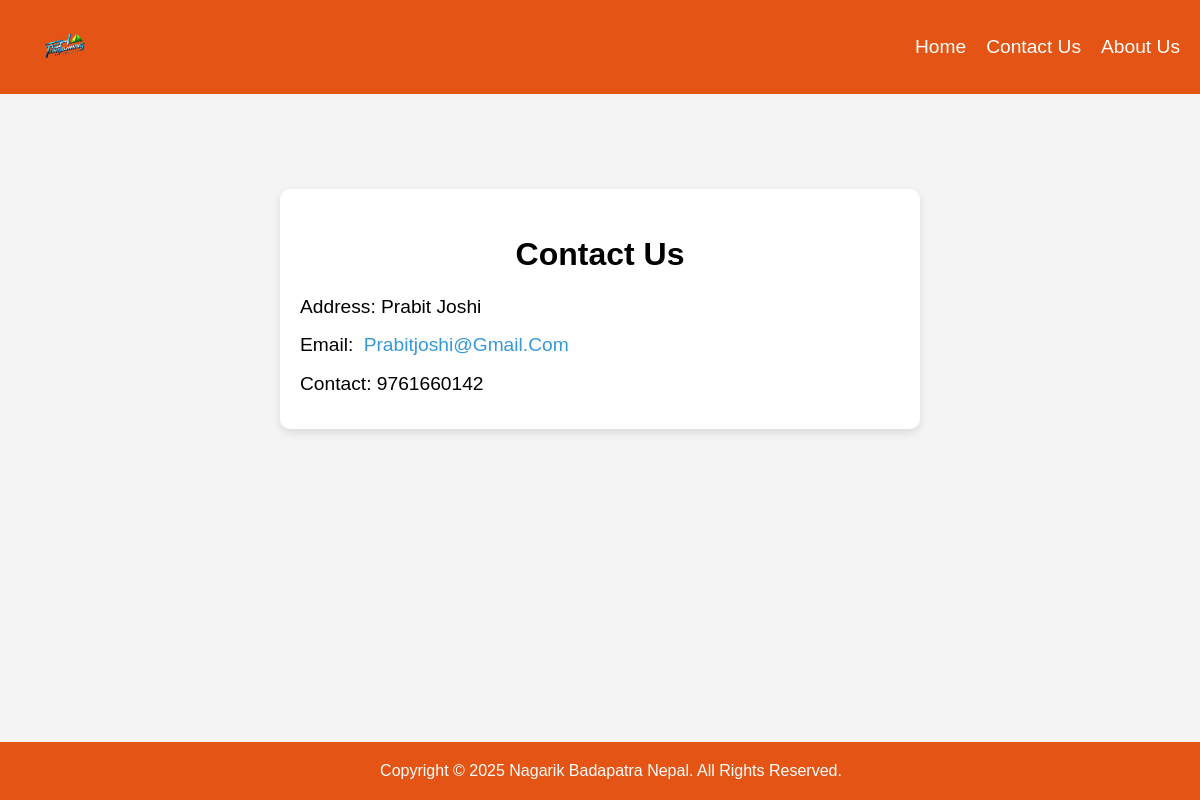
The app's page /contact/, older data.
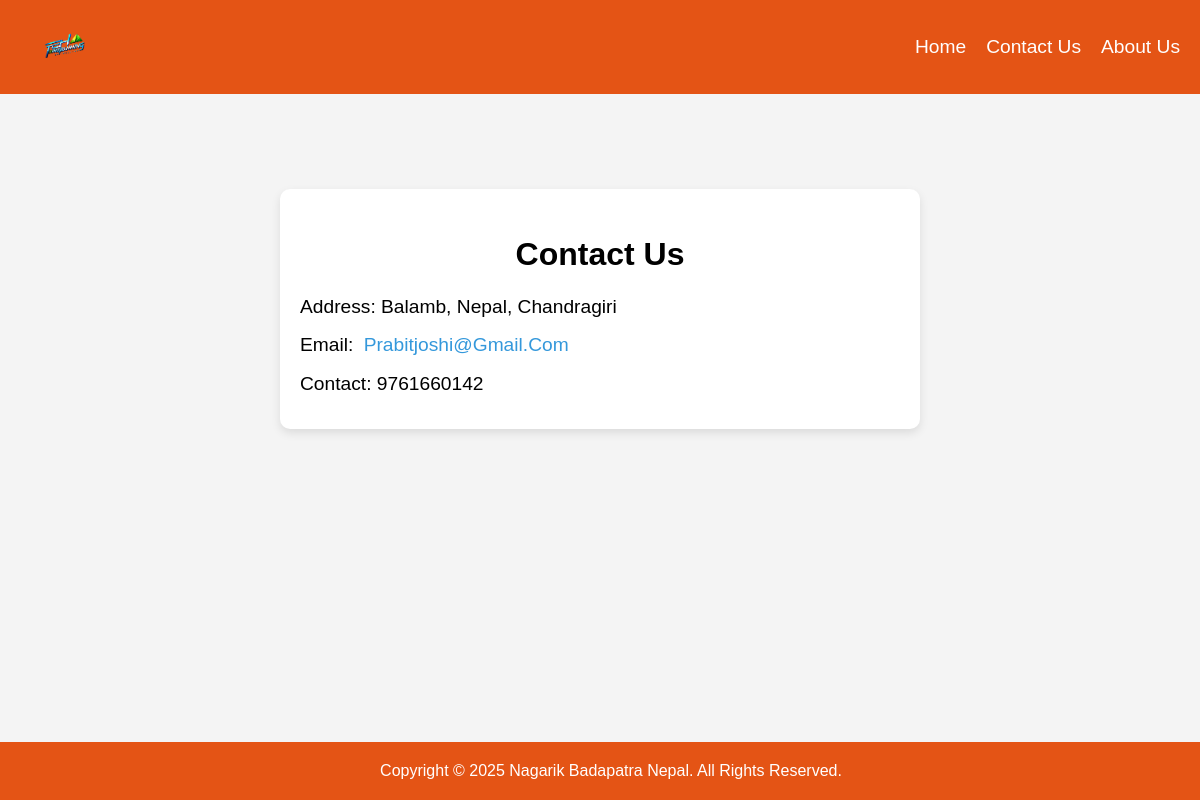
The same page, newer data.
### pages/models.py (models this page shows, shortened)
class ContactInfo(models.Model):
    name = models.CharField(max_length=255)
    email = models.EmailField()
    phone = models.CharField(max_length=20)
    whatsapp = models.CharField(max_length=20)
    logo = models.ImageField(upload_to='uploads/')

### pages/views.py (the view)
# urls.py: path('contact/', contact_view, name='contact'),
def contact_view(request):
    contact = ContactInfo.objects.first()  # Get the first contact info
    return render(request, 'pages/contact.html', {'contact': contact})

### pages/templates/pages/contact.html (shortened to what this page needs)
<!DOCTYPE html>
<html lang="en">
<head>
  <link rel="stylesheet" href="https://cdnjs.cloudflare.com/ajax/libs/font-awesome/6.0.0-beta3/css/all.min.css">
</head>
<body>
  <header>
    <div class="logo">
      <a href="/">
        <img src="{{ contact.logo.url }}" alt="Nagarik Badapatra Logo">
      </a>
    </div>
    <nav>
      <ul>
        <li><a href="/">Home</a></li>
        <li><a href="/contact/">Contact Us</a></li>
        <li><a href="/about/">About Us</a></li>
      </ul>
    </nav>
  </header>
  <div class="contact-info-container">
    <div class="contact-info">
      <h2>Contact Us</h2>
      <p>Address: {{ contact.name }}</p>
      <p>Email: <a href="mailto:{{ contact.email }}">{{ contact.email }}</a></p>
      <p>Contact: {{ contact.phone }}</p>
    </div>
  </div>
  <footer>
    Copyright © 2025 Nagarik Badapatra Nepal. All Rights Reserved.
  </footer>
</body>
</html>

Row changes from the older to the newer data that the page shows:
changed ContactInfo "Prabitjoshi@gmail.com": name "Prabit Joshi" → "Balamb, Nepal, Chandragiri"
